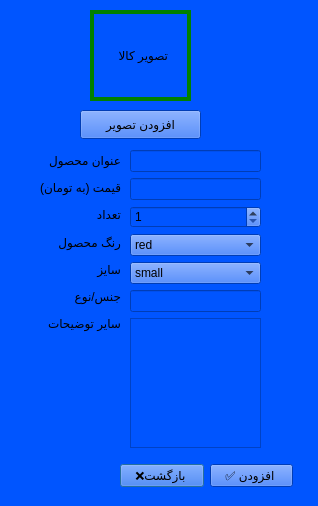
<?xml version="1.0" encoding="UTF-8"?>
<ui version="4.0">
 <class>clothing</class>
 <widget class="QDialog" name="clothing">
  <property name="geometry">
   <rect>
    <x>0</x>
    <y>0</y>
    <width>318</width>
    <height>506</height>
   </rect>
  </property>
  <property name="windowTitle">
   <string>Dialog</string>
  </property>
  <property name="styleSheet">
   <string notr="true">background-image: url();
background-color: rgb(0, 85, 255);</string>
  </property>
  <widget class="QLabel" name="label">
   <property name="geometry">
    <rect>
     <x>90</x>
     <y>10</y>
     <width>101</width>
     <height>91</height>
    </rect>
   </property>
   <property name="autoFillBackground">
    <bool>false</bool>
   </property>
   <property name="styleSheet">
    <string notr="true">border: 4px solid green;</string>
   </property>
   <property name="text">
    <string>تصویر کالا</string>
   </property>
   <property name="scaledContents">
    <bool>true</bool>
   </property>
   <property name="indent">
    <number>19</number>
   </property>
  </widget>
  <widget class="QWidget" name="layoutWidget_3">
   <property name="geometry">
    <rect>
     <x>120</x>
     <y>460</y>
     <width>173</width>
     <height>31</height>
    </rect>
   </property>
   <layout class="QHBoxLayout" name="horizontalLayout">
    <item>
     <widget class="QPushButton" name="pushButton_2">
      <property name="text">
       <string>❌بازگشت </string>
      </property>
     </widget>
    </item>
    <item>
     <widget class="QPushButton" name="pushButton_3">
      <property name="text">
       <string>✅ افزودن </string>
      </property>
     </widget>
    </item>
   </layout>
  </widget>
  <widget class="QWidget" name="layoutWidget_2">
   <property name="geometry">
    <rect>
     <x>10</x>
     <y>150</y>
     <width>111</width>
     <height>184</height>
    </rect>
   </property>
   <layout class="QVBoxLayout" name="verticalLayout_2">
    <item>
     <widget class="QLabel" name="label_2">
      <property name="text">
       <string>عنوان محصول</string>
      </property>
     </widget>
    </item>
    <item>
     <widget class="QLabel" name="label_3">
      <property name="text">
       <string>قیمت (به تومان) </string>
      </property>
     </widget>
    </item>
    <item>
     <widget class="QLabel" name="label_5">
      <property name="text">
       <string>تعداد </string>
      </property>
     </widget>
    </item>
    <item>
     <widget class="QLabel" name="label_6">
      <property name="text">
       <string>رنگ محصول</string>
      </property>
     </widget>
    </item>
    <item>
     <widget class="QLabel" name="label_4">
      <property name="text">
       <string>سایز</string>
      </property>
     </widget>
    </item>
    <item>
     <widget class="QLabel" name="label_7">
      <property name="text">
       <string>جنس/نوع</string>
      </property>
     </widget>
    </item>
    <item>
     <widget class="QLabel" name="label_8">
      <property name="text">
       <string>سایر توضیحات</string>
      </property>
     </widget>
    </item>
   </layout>
  </widget>
  <widget class="QPushButton" name="pushButton">
   <property name="geometry">
    <rect>
     <x>80</x>
     <y>110</y>
     <width>121</width>
     <height>29</height>
    </rect>
   </property>
   <property name="text">
    <string>افزودن تصویر</string>
   </property>
  </widget>
  <widget class="QWidget" name="layoutWidget">
   <property name="geometry">
    <rect>
     <x>130</x>
     <y>150</y>
     <width>131</width>
     <height>298</height>
    </rect>
   </property>
   <layout class="QVBoxLayout" name="verticalLayout">
    <item>
     <widget class="QLineEdit" name="lineEdit">
      <property name="echoMode">
       <enum>QLineEdit::Normal</enum>
      </property>
     </widget>
    </item>
    <item>
     <widget class="QLineEdit" name="lineEdit_2"/>
    </item>
    <item>
     <widget class="QSpinBox" name="spinBox">
      <property name="minimum">
       <number>1</number>
      </property>
      <property name="maximum">
       <number>1000</number>
      </property>
     </widget>
    </item>
    <item>
     <widget class="QComboBox" name="comboBox">
      <item>
       <property name="text">
        <string>red</string>
       </property>
      </item>
      <item>
       <property name="text">
        <string>blue</string>
       </property>
      </item>
      <item>
       <property name="text">
        <string>black</string>
       </property>
      </item>
      <item>
       <property name="text">
        <string>white</string>
       </property>
      </item>
      <item>
       <property name="text">
        <string>green</string>
       </property>
      </item>
     </widget>
    </item>
    <item>
     <widget class="QComboBox" name="comboBox_2">
      <item>
       <property name="text">
        <string>small</string>
       </property>
      </item>
      <item>
       <property name="text">
        <string>medium</string>
       </property>
      </item>
      <item>
       <property name="text">
        <string>large</string>
       </property>
      </item>
     </widget>
    </item>
    <item>
     <widget class="QLineEdit" name="lineEdit_3"/>
    </item>
    <item>
     <widget class="QPlainTextEdit" name="plainTextEdit"/>
    </item>
   </layout>
  </widget>
 </widget>
 <resources/>
 <connections/>
</ui>
